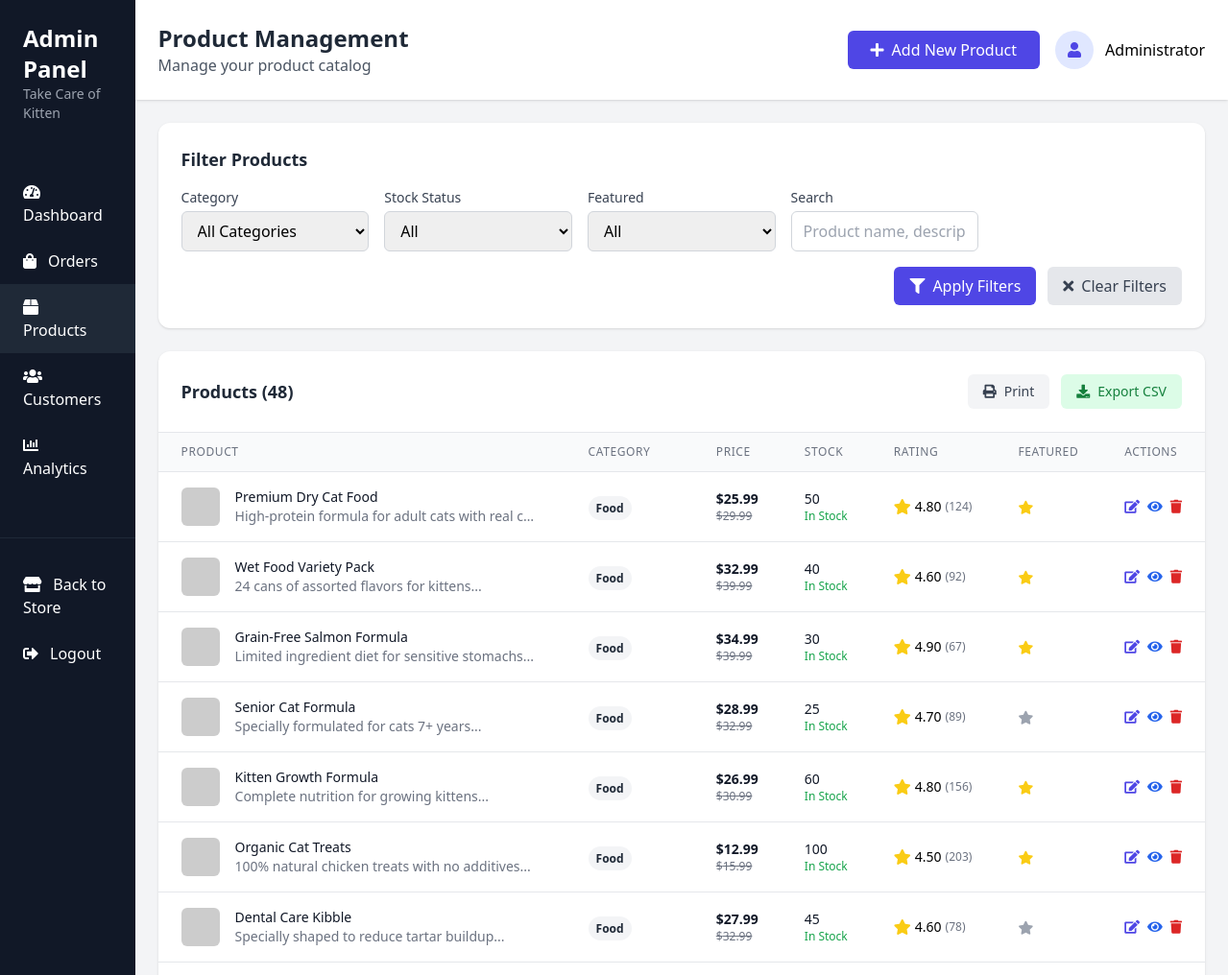
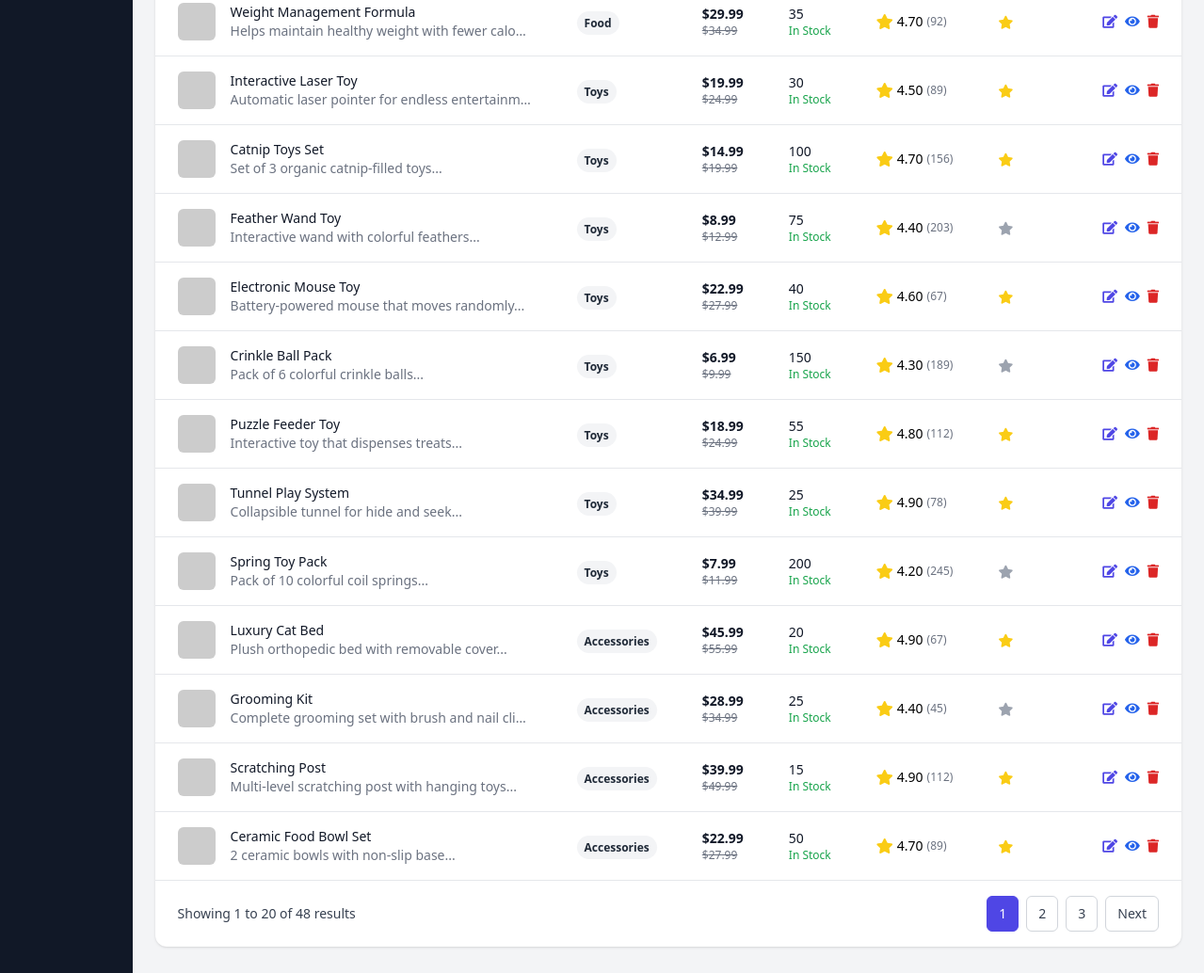
Page /admin-products.php (signed in) on the committed database (2 pictures, top to bottom).
### tables this page shows
CREATE TABLE products (
    id INT PRIMARY KEY AUTO_INCREMENT,
    name VARCHAR(255) NOT NULL,
    description TEXT,
    price DECIMAL(10, 2) NOT NULL,
    original_price DECIMAL(10, 2),
    category ENUM('food', 'toys', 'accessories', 'health', 'litter', 'travel') NOT NULL,
    image VARCHAR(500),
    stock INT DEFAULT 0,
    rating DECIMAL(3, 2) DEFAULT 0.00,
    reviews INT DEFAULT 0,
    tags VARCHAR(500),
    featured BOOLEAN DEFAULT FALSE,
    created_at TIMESTAMP DEFAULT CURRENT_TIMESTAMP,
    updated_at TIMESTAMP DEFAULT CURRENT_TIMESTAMP ON UPDATE CURRENT_TIMESTAMP
);

### admin-products.php (the view, shortened to what this page needs)
<?php
$pdo = getDBConnection();
$search = $_GET['search'] ?? '';
$page = isset($_GET['page']) ? intval($_GET['page']) : 1;
$limit = 20;
$offset = ($page - 1) * $limit;
$query = "SELECT * FROM products WHERE 1=1";
$params = [];
$query .= " ORDER BY created_at DESC LIMIT ? OFFSET ?";
$params[] = $limit;
$params[] = $offset;
$stmt = $pdo->prepare($query);
$stmt->execute($params);
$products = $stmt->fetchAll();
$count_query = str_replace("SELECT *", "SELECT COUNT(*) as total", explode("ORDER BY", $query)[0]);
$count_stmt = $pdo->prepare($count_query);
$count_params = array_slice($params, 0, -2);
$count_stmt->execute($count_params);
$total_products = $count_stmt->fetch()['total'];
$total_pages = ceil($total_products / $limit);
?>
<!DOCTYPE html>
<html lang="en">
<head>
    <link rel="stylesheet" href="https://cdnjs.cloudflare.com/ajax/libs/font-awesome/5.15.3/css/all.min.css">
    <script src="https://cdn.tailwindcss.com"></script>
</head>
<body class="bg-gray-100">
    <div class="flex min-h-screen">
        <?php include 'admin-sidebar.php'; ?>
        <div class="flex-1">
            <div class="bg-white shadow">
                <div class="flex justify-between items-center p-6">
                    <div>
                        <h1 class="text-2xl font-bold text-gray-800">Product Management</h1>
                        <p class="text-gray-600">Manage your product catalog</p>
                    </div>
                    <div class="flex items-center space-x-4">
                        <a href="admin-add-product.php" class="bg-indigo-600 text-white px-6 py-2 rounded-md hover:bg-indigo-700">
                            <i class="fas fa-plus mr-2"></i>Add New Product
                        </a>
                        <div class="flex items-center space-x-3">
                            <div class="w-10 h-10 bg-indigo-100 rounded-full flex items-center justify-center">
                                <i class="fas fa-user text-indigo-600"></i>
                            </div>
                            <span class="font-medium"><?php echo $_SESSION['user_name'] ?? 'Administrator'; ?></span>
                        </div>
                    </div>
                </div>
            </div>
            <div class="p-6">
                <div class="bg-white rounded-xl shadow p-6 mb-6">
                    <h3 class="text-lg font-semibold text-gray-800 mb-4">Filter Products</h3>
                    <form method="GET" class="grid grid-cols-1 md:grid-cols-5 gap-4">
                        <div>
                            <label class="block text-sm font-medium text-gray-700 mb-1">Category</label>
                            <select name="category" class="w-full px-3 py-2 border border-gray-300 rounded-md focus:outline-none focus:ring-2 focus:ring-indigo-500">
                                <option value="">All Categories</option>
                            </select>
                        </div>
                        <div>
                            <label class="block text-sm font-medium text-gray-700 mb-1">Stock Status</label>
                            <select name="stock_status" class="w-full px-3 py-2 border border-gray-300 rounded-md focus:outline-none focus:ring-2 focus:ring-indigo-500">
                                <option value="">All</option>
                            </select>
                        </div>
                        <div>
                            <label class="block text-sm font-medium text-gray-700 mb-1">Featured</label>
                            <select name="featured" class="w-full px-3 py-2 border border-gray-300 rounded-md focus:outline-none focus:ring-2 focus:ring-indigo-500">
                                <option value="">All</option>
                            </select>
                        </div>
                        <div>
                            <label class="block text-sm font-medium text-gray-700 mb-1">Search</label>
                            <input type="text" name="search" value="<?php echo htmlspecialchars($search); ?>"
                                   placeholder="Product name, description..."
                                   class="w-full px-3 py-2 border border-gray-300 rounded-md focus:outline-none focus:ring-2 focus:ring-indigo-500">
                        </div>
                        <div class="md:col-span-5 flex justify-end space-x-3">
                            <button type="submit" class="bg-indigo-600 text-white px-4 py-2 rounded-md hover:bg-indigo-700">
                                <i class="fas fa-filter mr-2"></i>Apply Filters
                            </button>
                            <a href="admin-products.php" class="bg-gray-200 text-gray-700 px-4 py-2 rounded-md hover:bg-gray-300">
                                <i class="fas fa-times mr-2"></i>Clear Filters
                            </a>
                        </div>
                    </form>
                </div>
                <div class="bg-white rounded-xl shadow overflow-hidden">
                    <div class="p-6 border-b flex justify-between items-center">
                        <h3 class="text-lg font-semibold text-gray-800">Products (<?php echo $total_products; ?>)</h3>
                        <div class="flex space-x-3">
                            <button onclick="printProducts()" class="text-sm bg-gray-100 hover:bg-gray-200 text-gray-700 px-4 py-2 rounded-md">
                                <i class="fas fa-print mr-2"></i>Print
                            </button>
                            <button onclick="exportProducts()" class="text-sm bg-green-100 hover:bg-green-200 text-green-700 px-4 py-2 rounded-md">
                                <i class="fas fa-download mr-2"></i>Export CSV
                            </button>
                        </div>
                    </div>
                    <div class="overflow-x-auto">
                        <table class="min-w-full divide-y divide-gray-200">
                            <thead class="bg-gray-50">
                                <tr>
                                    <th class="px-6 py-3 text-left text-xs font-medium text-gray-500 uppercase tracking-wider">Product</th>
                                    <th class="px-6 py-3 text-left text-xs font-medium text-gray-500 uppercase tracking-wider">Category</th>
                                    <th class="px-6 py-3 text-left text-xs font-medium text-gray-500 uppercase tracking-wider">Price</th>
                                    <th class="px-6 py-3 text-left text-xs font-medium text-gray-500 uppercase tracking-wider">Stock</th>
                                    <th class="px-6 py-3 text-left text-xs font-medium text-gray-500 uppercase tracking-wider">Rating</th>
                                    <th class="px-6 py-3 text-left text-xs font-medium text-gray-500 uppercase tracking-wider">Featured</th>
                                    <th class="px-6 py-3 text-left text-xs font-medium text-gray-500 uppercase tracking-wider">Actions</th>
                                </tr>
                            </thead>
                            <tbody class="bg-white divide-y divide-gray-200">
                                <?php if (empty($products)): ?>
                                    <tr>
                                        <td colspan="7" class="px-6 py-12 text-center text-gray-500">
                                            <i class="fas fa-box-open text-3xl mb-3 text-gray-300"></i>
                                            <p>No products found</p>
                                        </td>
                                    </tr>
                                <?php else: ?>
                                    <?php foreach ($products as $product): ?>
                                        <tr class="hover:bg-gray-50">
                                            <td class="px-6 py-4">
                                                <div class="flex items-center">
                                                    <div class="h-10 w-10 flex-shrink-0">
                                                        <img class="h-10 w-10 rounded-md object-cover" src="<?php echo $product['image']; ?>" alt="<?php echo $product['name']; ?>">
                                                    </div>
                                                    <div class="ml-4">
                                                        <div class="text-sm font-medium text-gray-900"><?php echo htmlspecialchars($product['name']); ?></div>
                                                        <div class="text-sm text-gray-500 truncate max-w-xs"><?php echo htmlspecialchars(substr($product['description'], 0, 100)); ?>...</div>
                                                    </div>
                                                </div>
                                            </td>
                                            <td class="px-6 py-4 whitespace-nowrap">
                                                <span class="px-2 py-1 text-xs font-semibold rounded-full bg-gray-100 text-gray-800">
                                                    <?php echo ucfirst($product['category']); ?>
                                                </span>
                                            </td>
                                            <td class="px-6 py-4 whitespace-nowrap">
                                                <div class="text-sm font-semibold text-gray-900">$<?php echo number_format($product['price'], 2); ?></div>
                                                <?php if ($product['original_price'] > $product['price']): ?>
                                                    <div class="text-xs text-gray-500 line-through">$<?php echo number_format($product['original_price'], 2); ?></div>
                                                <?php endif; ?>
                                            </td>
                                            <td class="px-6 py-4 whitespace-nowrap">
                                                <div class="text-sm text-gray-900"><?php echo $product['stock']; ?></div>
                                                <div class="text-xs <?php echo $product['stock'] > 10 ? 'text-green-600' : 'text-red-600'; ?>">
                                                    <?php echo $product['stock'] > 10 ? 'In Stock' : ($product['stock'] > 0 ? 'Low Stock' : 'Out of Stock'); ?>
                                                </div>
                                            </td>
                                            <td class="px-6 py-4 whitespace-nowrap">
                                                <div class="flex items-center">
                                                    <i class="fas fa-star text-yellow-400 mr-1"></i>
                                                    <span class="text-sm font-medium"><?php echo $product['rating']; ?></span>
                                                    <span class="text-xs text-gray-500 ml-1">(<?php echo $product['reviews']; ?>)</span>
                                                </div>
                                            </td>
                                            <td class="px-6 py-4 whitespace-nowrap">
                                                <form method="POST" class="inline">
                                                    <button type="submit" class="text-sm <?php echo $product['featured'] ? 'text-yellow-600 hover:text-yellow-800' : 'text-gray-400 hover:text-gray-600'; ?>">
                                                        <i class="fas fa-star <?php echo $product['featured'] ? 'text-yellow-400' : ''; ?>"></i>
                                                    </button>
                                                </form>
                                            </td>
                                            <td class="px-6 py-4 whitespace-nowrap text-sm font-medium">
                                                <div class="flex space-x-2">
                                                    <a href="admin-product-edit.php?id=<?php echo $product['id']; ?>"
                                                       class="text-indigo-600 hover:text-indigo-900" title="Edit">
                                                        <i class="fas fa-edit"></i>
                                                    </a>
                                                    <a href="product-detail.php?id=<?php echo $product['id']; ?>"
                                                       class="text-blue-600 hover:text-blue-900" title="View" target="_blank">
                                                        <i class="fas fa-eye"></i>
                                                    </a>
                                                    <button onclick="confirmDelete('<?php echo $product['id']; ?>', '<?php echo htmlspecialchars(addslashes($product['name'])); ?>')"
                                                            class="text-red-600 hover:text-red-900" title="Delete">
                                                        <i class="fas fa-trash"></i>
                                                    </button>
                                                </div>
                                            </td>
                                        </tr>
                                    <?php endforeach; ?>
                                <?php endif; ?>
                            </tbody>
                        </table>
                    </div>
                    <?php if ($total_pages > 1): ?>
                        <div class="px-6 py-4 border-t flex items-center justify-between">
                            <div class="text-sm text-gray-700">
                                Showing <?php echo ($offset + 1); ?> to <?php echo min($offset + $limit, $total_products); ?> of <?php echo $total_products; ?> results
                            </div>
                            <nav class="flex space-x-2">
                                <?php for ($i = 1; $i <= $total_pages; $i++): ?>
                                    <?php if ($i == 1 || $i == $total_pages || ($i >= $page - 2 && $i <= $page + 2)): ?>
                                        <a href="?<?php echo http_build_query(array_merge($_GET, ['page' => $i])); ?>"
                                           class="px-3 py-2 border rounded-md text-sm font-medium <?php echo $i == $page ? 'bg-indigo-600 text-white border-indigo-600' : 'border-gray-300 text-gray-700 hover:bg-gray-50'; ?>">
                                            <?php echo $i; ?>
                                        </a>
                                    <?php elseif ($i == $page - 3 || $i == $page + 3): ?>
                                        <span class="px-3 py-2 text-gray-500">...</span>
                                    <?php endif; ?>
                                <?php endfor; ?>
                                <?php if ($page < $total_pages): ?>
                                    <a href="?<?php echo http_build_query(array_merge($_GET, ['page' => $page + 1])); ?>"
                                       class="px-3 py-2 border border-gray-300 rounded-md text-sm font-medium text-gray-700 hover:bg-gray-50">
                                        Next
                                    </a>
                                <?php endif; ?>
                            </nav>
                        </div>
                    <?php endif; ?>
                </div>
            </div>
        </div>
    </div>
</body>
</html>

### rows in the picture
products: name "Premium Dry Cat Food", description "High-protein formula for adult cats with real c…", category "Food", price "25.99", original_price "29.99", stock "50", shows "In Stock", rating "4.80", reviews "124", featured 1 (drawn)
products: name "Wet Food Variety Pack", description "24 cans of assorted flavors for kittens", category "Food", price "32.99", original_price "39.99", stock "40", shows "In Stock", rating "4.60", reviews "92", featured 1 (drawn)
products: name "Grain-Free Salmon Formula", description "Limited ingredient diet for sensitive stomachs", category "Food", price "34.99", original_price "39.99", stock "30", shows "In Stock", rating "4.90", reviews "67", featured 1 (drawn)
products: name "Senior Cat Formula", description "Specially formulated for cats 7+ years", category "Food", price "28.99", original_price "32.99", stock "25", shows "In Stock", rating "4.70", reviews "89", featured 0 (drawn)
products: name "Kitten Growth Formula", description "Complete nutrition for growing kittens", category "Food", price "26.99", original_price "30.99", stock "60", shows "In Stock", rating "4.80", reviews "156", featured 1 (drawn)
products: name "Organic Cat Treats", description "100% natural chicken treats with no additives", category "Food", price "12.99", original_price "15.99", stock "100", shows "In Stock", rating "4.50", reviews "203", featured 1 (drawn)
products: name "Dental Care Kibble", description "Specially shaped to reduce tartar buildup", category "Food", price "27.99", original_price "32.99", stock "45", shows "In Stock", rating "4.60", reviews "78", featured 0 (drawn)
products: name "Weight Management Formula", description "Helps maintain healthy weight with fewer calo…", category "Food", price "29.99", original_price "34.99", stock "35", shows "In Stock", rating "4.70", reviews "92", featured 1 (drawn)
products: name "Interactive Laser Toy", description "Automatic laser pointer for endless entertainm…", category "Toys", price "19.99", original_price "24.99", stock "30", shows "In Stock", rating "4.50", reviews "89", featured 1 (drawn)
products: name "Catnip Toys Set", description "Set of 3 organic catnip-filled toys", category "Toys", price "14.99", original_price "19.99", stock "100", shows "In Stock", rating "4.70", reviews "156", featured 1 (drawn)
products: name "Feather Wand Toy", description "Interactive wand with colorful feathers", category "Toys", price "8.99", original_price "12.99", stock "75", shows "In Stock", rating "4.40", reviews "203", featured 0 (drawn)
products: name "Electronic Mouse Toy", description "Battery-powered mouse that moves randomly", category "Toys", price "22.99", original_price "27.99", stock "40", shows "In Stock", rating "4.60", reviews "67", featured 1 (drawn)
products: name "Crinkle Ball Pack", description "Pack of 6 colorful crinkle balls", category "Toys", price "6.99", original_price "9.99", stock "150", shows "In Stock", rating "4.30", reviews "189", featured 0 (drawn)
products: name "Puzzle Feeder Toy", description "Interactive toy that dispenses treats", category "Toys", price "18.99", original_price "24.99", stock "55", shows "In Stock", rating "4.80", reviews "112", featured 1 (drawn)
products: name "Tunnel Play System", description "Collapsible tunnel for hide and seek", category "Toys", price "34.99", original_price "39.99", stock "25", shows "In Stock", rating "4.90", reviews "78", featured 1 (drawn)
products: name "Spring Toy Pack", description "Pack of 10 colorful coil springs", category "Toys", price "7.99", original_price "11.99", stock "200", shows "In Stock", rating "4.20", reviews "245", featured 0 (drawn)
products: name "Luxury Cat Bed", description "Plush orthopedic bed with removable cover", category "Accessories", price "45.99", original_price "55.99", stock "20", shows "In Stock", rating "4.90", reviews "67", featured 1 (drawn)
products: name "Grooming Kit", description "Complete grooming set with brush and nail cli…", category "Accessories", price "28.99", original_price "34.99", stock "25", shows "In Stock", rating "4.40", reviews "45", featured 0 (drawn)
products: name "Scratching Post", description "Multi-level scratching post with hanging toys", category "Accessories", price "39.99", original_price "49.99", stock "15", shows "In Stock", rating "4.90", reviews "112", featured 1 (drawn)
products: name "Ceramic Food Bowl Set", description "2 ceramic bowls with non-slip base", category "Accessories", price "22.99", original_price "27.99", stock "50", shows "In Stock", rating "4.70", reviews "89", featured 1 (drawn)

### other values in the picture
$_SESSION['user_name'] "Administrator"
$total_products "48"
$offset + 1 "1"
min($offset + $limit, $total_products) "20"
